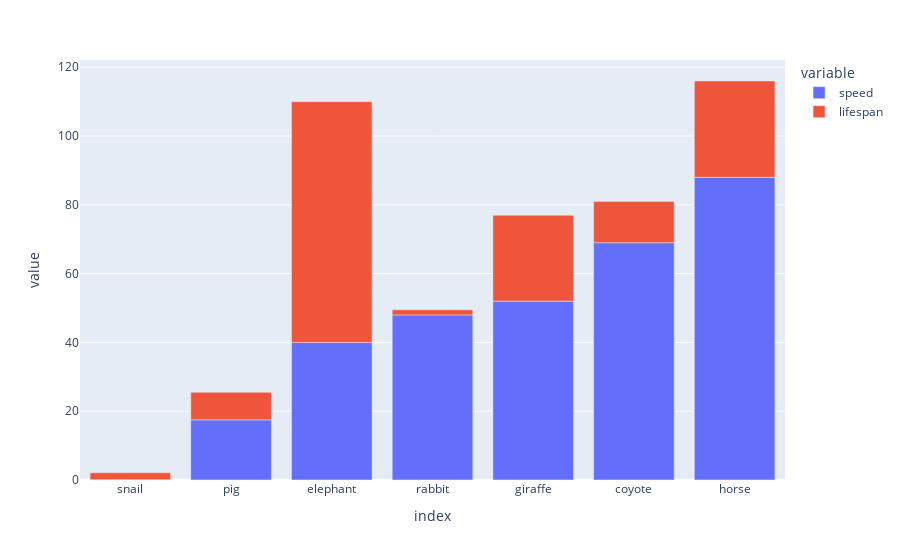

Notebook cell for this chart:
### Code cell
# This is needed for visualizing plot on notebook
%matplotlib inline

speed = [0.1, 17.5, 40, 48, 52, 69, 88]
lifespan = [2, 8, 70, 1.5, 25, 12, 28]
index = ['snail', 'pig', 'elephant',
         'rabbit', 'giraffe', 'coyote', 'horse']
psdf = ps.DataFrame({'speed': speed,
                     'lifespan': lifespan}, index=index)
psdf.plot.bar()

### Figure 1 — Plotly figure (JSON) as saved in the notebook; plotly's stock layout.template omitted (floating-point values rounded to 4 significant figures)
{"data": [{"alignmentgroup": "True", "hovertemplate": "variable=speed<br>index=%{x}<br>value=%{y}<extra></extra>", "legendgroup": "speed", "marker": {"color": "#636efa", "pattern": {"shape": ""}}, "name": "speed", "offsetgroup": "speed", "orientation": "v", "showlegend": true, "textposition": "auto", "type": "bar", "x": ["snail", "pig", "elephant", "rabbit", "giraffe", "coyote", "horse"], "xaxis": "x", "y": [0.1, 17.5, 40, 48, 52, 69, 88], "yaxis": "y"}, {"alignmentgroup": "True", "hovertemplate": "variable=lifespan<br>index=%{x}<br>value=%{y}<extra></extra>", "legendgroup": "lifespan", "marker": {"color": "#EF553B", "pattern": {"shape": ""}}, "name": "lifespan", "offsetgroup": "lifespan", "orientation": "v", "showlegend": true, "textposition": "auto", "type": "bar", "x": ["snail", "pig", "elephant", "rabbit", "giraffe", "coyote", "horse"], "xaxis": "x", "y": [2, 8, 70, 1.5, 25, 12, 28], "yaxis": "y"}], "layout": {"barmode": "relative", "legend": {"title": {"text": "variable"}, "tracegroupgap": 0}, "margin": {"t": 60}, "xaxis": {"anchor": "y", "domain": [0, 1], "title": {"text": "index"}}, "yaxis": {"anchor": "x", "domain": [0, 1], "title": {"text": "value"}}}}
